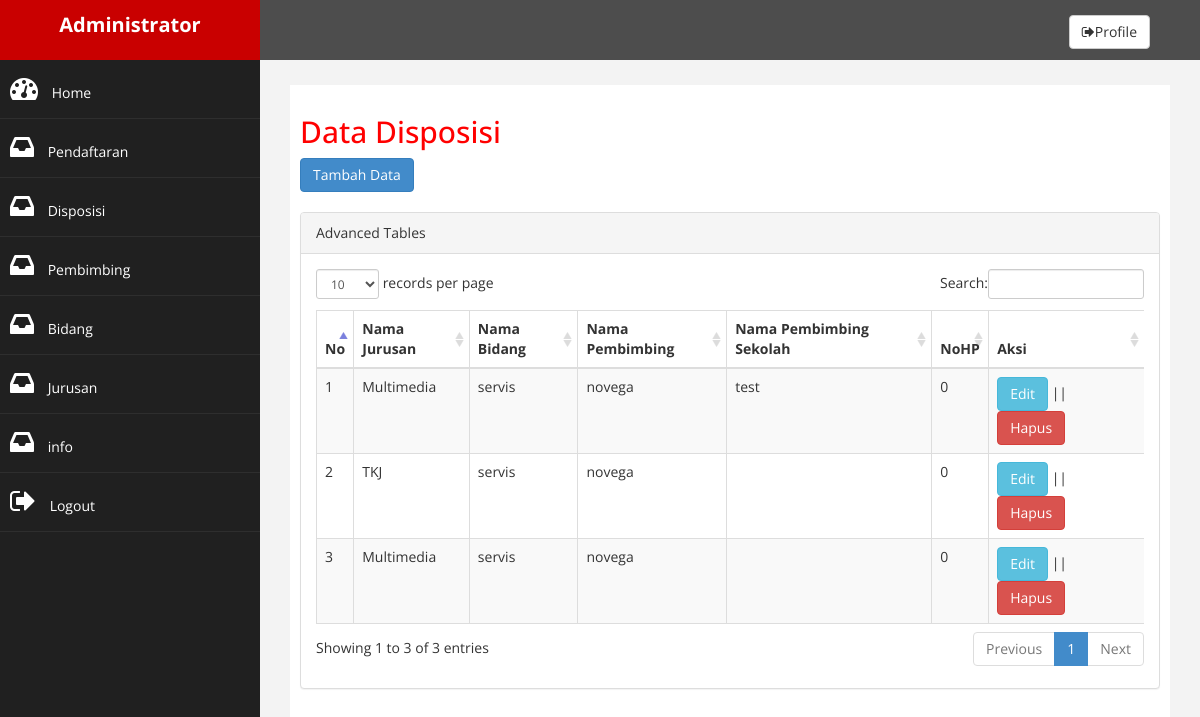
The page /admin/index.php?halaman=disposisi (signed in) on the database its author committed.
### tables this page shows
CREATE TABLE `disposisi` (
  `id_disposisi` int(11) NOT NULL,
  `id_jurusan` int(11) NOT NULL,
  `id_bidang` int(11) NOT NULL,
  `id_pembimbing` int(11) NOT NULL,
  `nim` varchar(20) NOT NULL,
  `nmpem_sekolah` varchar(50) NOT NULL,
  `nohp` int(13) NOT NULL
);

CREATE TABLE `jurusan` (
  `id_jurusan` int(11) NOT NULL,
  `nama_jurusan` varchar(100) NOT NULL
);

CREATE TABLE `bidang` (
  `id_bidang` int(11) NOT NULL,
  `nama_bidang` varchar(50) NOT NULL
);

CREATE TABLE `pembimbing` (
  `id_pembimbing` int(11) NOT NULL,
  `nama_pembimbing` varchar(50) NOT NULL
);

### admin/disposisi.php (the view)
<h2>Data Disposisi</h2>
<a href="index.php?halaman=tambahdisposisi" class="btn btn-primary">Tambah Data</a> <br><br>
<div class="panel panel-default">
	<div class="panel-heading">
		Advanced Tables
	</div>
	<div class="panel-body">
		<div class="table-responsive">
			<table class="table table-bordered table-hover table-striped" id="datatables">
				<thead>
					<tr>
						<th>No</th>
						<th>Nama Jurusan</th>
						<th>Nama Bidang</th>
						<th>Nama Pembimbing</th>
						<th>Nama Pembimbing Sekolah</th>
						<th>NoHP</th>
						<th>Aksi</th>
					</tr>
				</thead>
				<tbody>
					<?php $nomor=1; ?>
					<?php $ambil=$koneksi->query("SELECT * FROM disposisi JOIN bidang JOIN pembimbing JOIN jurusan WHERE disposisi.id_bidang=bidang.id_bidang AND disposisi.id_pembimbing=pembimbing.id_pembimbing AND disposisi.id_jurusan=jurusan.id_jurusan order by id_disposisi ASC"); ?>
					<?php while ($pecah = $ambil->fetch_assoc()){ ?>
					<tr>
						<td><?php echo $nomor; ?></td>
						<td><?php echo $pecah['nama_jurusan']; ?></td>
						<td><?php echo $pecah['nama_bidang']; ?></td>
						<td><?php echo $pecah['nama_pembimbing']; ?></td>
						<td><?php echo $pecah['nmpem_sekolah']; ?></td>
						<td><?php echo $pecah['nohp']; ?></td>
						<td>
							<a href="index.php?halaman=editdisposisi&id=<?php echo $pecah['id_disposisi']; ?>" class="btn btn-info">Edit</a> ||
							<a href="index.php?halaman=hapusdisposisi&id=<?php echo $pecah['id_disposisi']; ?>" class="btn btn-danger">Hapus</a>
						</td>
					</tr>
					<?php $nomor++; ?>
					<?php } ?>
				</tbody>
			</table>
		</div>
	</div>
</div>

### admin/index.php (shortened to what this page needs)
<?php
include "koneksi.php";
 ?>
<!DOCTYPE html>
<html xmlns="http://www.w3.org/1999/xhtml">
<head>
    <link href="assets2/css/bootstrap.css" rel="stylesheet" />
    <link href="assets2/css/custom.css" rel="stylesheet" />
    <link href="assets2/css/font-awesome.css" rel="stylesheet" />
    <link href="assets2/js/morris/morris-0.4.3.min.css" rel="stylesheet" />
    <link href="assets2/js/dataTables/dataTables.bootstrap.css" rel="stylesheet " />
</head>
<body>
    <div id="wrapper">
        <nav class="navbar navbar-default navbar-cls-top " role="navigation" style="margin-bottom: 0">
            <div class="navbar-header">
                <a class="navbar-brand" href="index.php">Administrator</a>
            </div>
            <div style="color: white;
                padding: 15px 50px 5px 50px;
                float: right;
                font-size: 16px;">
                <a href="#" class="btn btn-default cirle-btn-adjust"><li class="fa fa-sign-out"></li>Profile</a>
            </div>
        </nav>
                <nav class="navbar-default navbar-side hidden-print" role="navigation">
            <div class="sidebar-collapse">
                <ul class="nav" id="main-menu">
                <li><a href="index.php"><i class="fa fa-dashboard fa-2x"></i> Home</a></li>
                <li><a href="index.php?halaman=pendaftaran"><i class="fa fa-inbox fa-2x"></i> Pendaftaran</a></li>
                <li><a href="index.php?halaman=disposisi"><i class="fa fa-inbox fa-2x"></i> Disposisi</a></li>
                <li><a href="index.php?halaman=pembimbing"><i class="fa fa-inbox fa-2x"></i> Pembimbing</a></li>
                <li><a href="index.php?halaman=bidang"><i class="fa fa-inbox fa-2x"></i> Bidang</a></li>
                <li><a href="index.php?halaman=jurusan"><i class="fa fa-inbox fa-2x"></i> Jurusan</a></li>
                <li><a href="index.php?halaman=info"><i class="fa fa-inbox fa-2x"></i> info</a></li>
                <li><a href="index.php?halaman=logout"><i class="fa fa-sign-out fa-2x"></i> Logout</a></li>
                </ul>
            </div>
        </nav>
        <div id="page-wrapper" >
            <div id="page-inner">
                <?php
                if (isset($_GET['halaman']))
                {
                    if ($_GET['halaman']=="pendaftaran") {
                        include 'pendaftaran.php';
                    }
                    elseif ($_GET['halaman']=="disposisi") {
                        include 'disposisi.php';
                    }
                    elseif ($_GET['halaman']=="pembimbing") {
                        include 'pembimbing.php';
                    }
                    elseif ($_GET['halaman']=="bidang") {
                        include 'bidang.php';
                    }
                    elseif ($_GET['halaman']=="jurusan") {
                        include 'jurusan.php';
                    }
                    elseif ($_GET['halaman']=="info") {
                        include 'info.php';
                    }
                    elseif ($_GET['halaman']=="logout") {
                        include 'logout.php';
                    }
                    elseif ($_GET['halaman']=="tambahdaftar") {
                        include 'tambahdaftar.php';
                    }
                    elseif ($_GET['halaman']=="editdaftar") {
                        include 'editdaftar.php';
                    }
                    elseif ($_GET['halaman']=="hapusdaftar") {
                        include 'hapusdaftar.php';
                    }
                     elseif ($_GET['halaman']=="tambahdisposisi") {
                        include 'tambahdisposisi.php';
                    }
                    elseif ($_GET['halaman']=="editdisposisi") {
                        include 'editdisposisi.php';
                    }
                    elseif ($_GET['halaman']=="hapusdisposisi") {
                        include 'hapusdisposisi.php';
                    }
                     elseif ($_GET['halaman']=="tambahpembimbing") {
                        include 'tambahpembimbing.php';
                    }
                    elseif ($_GET['halaman']=="editpembimbing") {
                        include 'editpembimbing.php';
                    }
                    elseif ($_GET['halaman']=="hapuspembimbing") {
                        include 'hapuspembimbing.php';
                    }
                    elseif ($_GET['halaman']=="tambahbidang") {
                        include 'tambahbidang.php';
                    }
                    elseif ($_GET['halaman']=="editbidang") {
                        include 'editbidang.php';
                    }
                    elseif ($_GET['halaman']=="hapusbidang") {
                        include 'hapusbidang.php';
                    }
                    elseif ($_GET['halaman']=="tambahjurusan") {
                        include 'tambahjurusan.php';
                    }
                    elseif ($_GET['halaman']=="editjurusan") {
                        include 'editjurusan.php';
                    }
                    elseif ($_GET['halaman']=="hapusjurusan") {
                        include 'hapusjurusan.php';
                    }
                     elseif ($_GET['halaman']=="tambahinfo") {
                        include 'tambahinfo.php';
                    }
                    elseif ($_GET['halaman']=="editinfo") {
                        include 'editinfo.php';
                    }
                    elseif ($_GET['halaman']=="hapusinfo") {
                        include 'hapusinfo.php';
                    }
                }
                else
                {
                    include 'home.php';
                }
                ?>
            </div>
            </div>
        </div>
</body>
</html>

### admin/assets2/css/custom.css (style rules this page uses)
body { font-family: 'Open Sans', sans-serif; }
#wrapper { width: 100%; background:#202020; }
#page-wrapper { padding: 15px 15px; min-height: 600px; background:#F3F3F3; }
#page-inner { width:100%; margin:10px 20px 10px 0px; background-color:#fff!important; padding:10px; min-height:1200px; }
h2 { color: #f00; }
.navbar-cls-top .navbar-brand { color: #fff; background: #C90000; width: 260px; text-align: center; height: 60px; font-size: 20px; font-weight: 700; }
.sidebar-collapse , .sidebar-collapse .nav { background:none; }
.sidebar-collapse .nav { padding:0; }
.sidebar-collapse .nav > li > a { color:#fff; background:#202020; text-shadow:none; }
.sidebar-collapse > .nav > li > a { padding:15px 10px; }
.sidebar-collapse > .nav > li { border-bottom: 1px solid rgba(107, 108, 109, 0.19); }
.navbar-side { border:none; background-color: #202020; }
.navbar-cls-top { background:#4D4D4D; border-bottom:none; }
.navbar-default { border:0px solid black; }
.navbar-header { background: #A70303; }
.nav > li > a > i { margin-right:10px; }
@media (min-width:768px) { #page-wrapper { margin: 0 0 0 260px; padding: 15px 30px; min-height: 1200px; } }
@media (min-width:768px) { .navbar-side { z-index: 1; position: absolute; width: 260px; } }
@media (min-width:768px) { .navbar { border-radius: 0px; } }

### rows shown on the page
disposisi: id_jurusan.nama_jurusan "Multimedia", id_bidang.nama_bidang "servis", id_pembimbing.nama_pembimbing "novega", nmpem_sekolah "test", nohp "0"
disposisi: id_jurusan.nama_jurusan "TKJ", id_bidang.nama_bidang "servis", id_pembimbing.nama_pembimbing "novega", nohp "0"
disposisi: id_jurusan.nama_jurusan "Multimedia", id_bidang.nama_bidang "servis", id_pembimbing.nama_pembimbing "novega", nohp "0"
